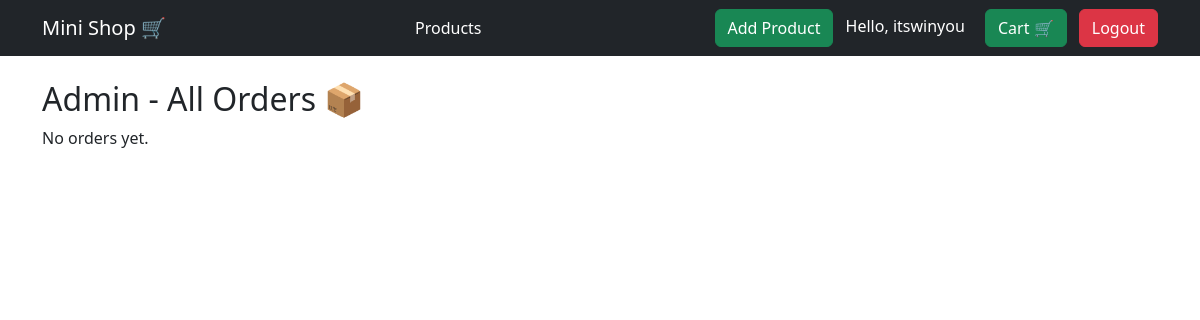
Page /admin/orders (signed in) on the earlier database version.
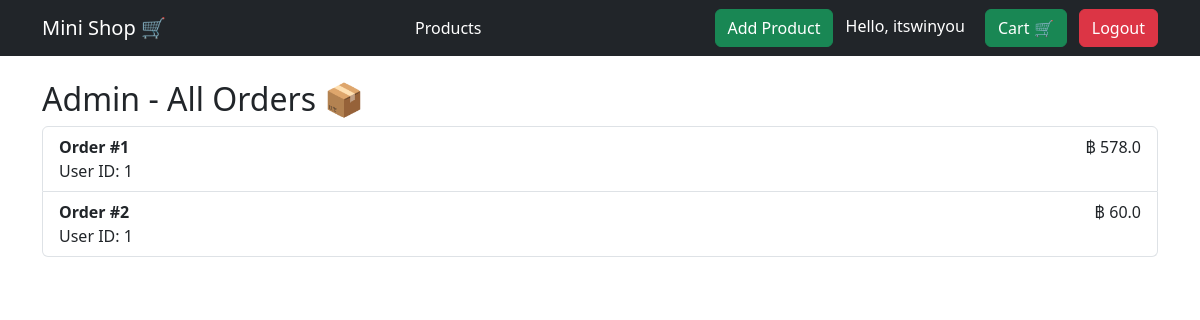
Same page on the later database version.
### models.py (models this page shows)
class User(db.Model, UserMixin):
    id = db.Column(db.Integer, primary_key=True)
    username = db.Column(db.String(100), nullable=False)
    email = db.Column(db.String(100), unique=True, nullable=False)
    password = db.Column(db.String(200), nullable=False)
    is_admin = db.Column(db.Boolean, default=False)

class Order(db.Model):
    id = db.Column(db.Integer, primary_key=True)
    user_id = db.Column(db.Integer, db.ForeignKey('user.id'))
    total_price = db.Column(db.Float)

### app.py (the view)
@app.route('/admin/orders')
@login_required
def admin_orders():
    orders = Order.query.all()
    return render_template('admin_orders.html', orders=orders)

### app.py (called while the page is built)
@login_manager.user_loader
def load_user(user_id):
    return User.query.get(int(user_id))

### templates/admin_orders.html
{% extends "base.html" %}
{% block content %}
<h2>Admin - All Orders 📦</h2>
{% if orders %}
    <ul class="list-group">
        {% for order in orders %}
            <li class="list-group-item d-flex justify-content-between">
                <div>
                    <strong>Order #{{ order.id }}</strong><br>
                    User ID: {{ order.user_id }}
                </div>
                <div>
                    ฿ {{ order.total_price }}
                </div>
            </li>
        {% endfor %}
    </ul>
{% else %}
    <p>No orders yet.</p>
{% endif %}
{% endblock %}

### templates/base.html (shortened to what this page needs)
<!DOCTYPE html>
<html lang="en">
<head>
    <link href="https://cdn.jsdelivr.net/npm/bootstrap@5.3.2/dist/css/bootstrap.min.css" rel="stylesheet">
</head>
<body>
<nav class="navbar navbar-expand-lg navbar-dark bg-dark">
    <div class="container">
        <a class="navbar-brand" href="/">Mini Shop 🛒</a>
        <a class="nav-link text-white" href="/products">Products</a>
<div>
    {% if current_user.is_authenticated %}
        <a class="btn btn-success me-2" href="{{ url_for('add_product') }}">
    Add Product
</a>
        <span class="text-white me-3">Hello, {{ current_user.username }}</span>
        <a class="btn btn-success me-2" href="/cart">Cart 🛒</a>
        <a class="btn btn-danger" href="/logout">Logout</a>
    {% else %}
        <a class="btn btn-outline-light me-2" href="/login">Login</a>
        <a class="btn btn-warning" href="/register">Register</a>
    {% endif %}
</div>
    </div>
</nav>
<div class="container mt-4">
    {% block content %}
    {% endblock %}
</div>
</body>
</html>

Differences in the rows shown:
added Order: id "1", user_id "1", total_price "578.0"
added Order: id "2", user_id "1", total_price "60.0"
Other differences:
text no longer shown: "No orders yet."
